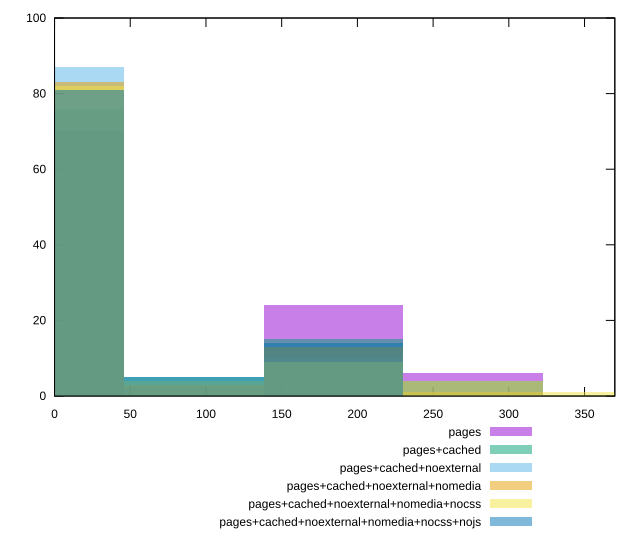

Reproduce this figure in gnuplot.
reset

$pages <<EOF
0 70
184.3502377736538 24
276.52535666048067 6
EOF

$pagesCached <<EOF
0 76
184.3502377736538 15
92.1751188868269 5
276.52535666048067 4
EOF

$pagesCachedNoexternal <<EOF
0 87
184.3502377736538 10
276.52535666048067 1
92.1751188868269 2
EOF

$pagesCachedNoexternalNomedia <<EOF
0 83
184.3502377736538 13
276.52535666048067 1
92.1751188868269 3
EOF

$pagesCachedNoexternalNomediaNocss <<EOF
0 82
184.3502377736538 9
92.1751188868269 4
276.52535666048067 4
368.7004755473076 1
EOF

$pagesCachedNoexternalNomediaNocssNojs <<EOF
0 81
184.3502377736538 14
92.1751188868269 5
EOF

set key outside below
set boxwidth 92.1751188868269
set xrange [0:370]
set yrange [0:100]
set trange [0:100]
set style fill transparent solid 0.5 noborder
set terminal svg size 640, 540 enhanced background rgb 'white'
set output "reprap/unminified-javascript/comparison/histogram/all_raw.svg"

plot $pages title "pages" with boxes, \
     $pagesCached title "pages+cached" with boxes, \
     $pagesCachedNoexternal title "pages+cached+noexternal" with boxes, \
     $pagesCachedNoexternalNomedia title "pages+cached+noexternal+nomedia" with boxes, \
     $pagesCachedNoexternalNomediaNocss title "pages+cached+noexternal+nomedia+nocss" with boxes, \
     $pagesCachedNoexternalNomediaNocssNojs title "pages+cached+noexternal+nomedia+nocss+nojs" with boxes

reset
